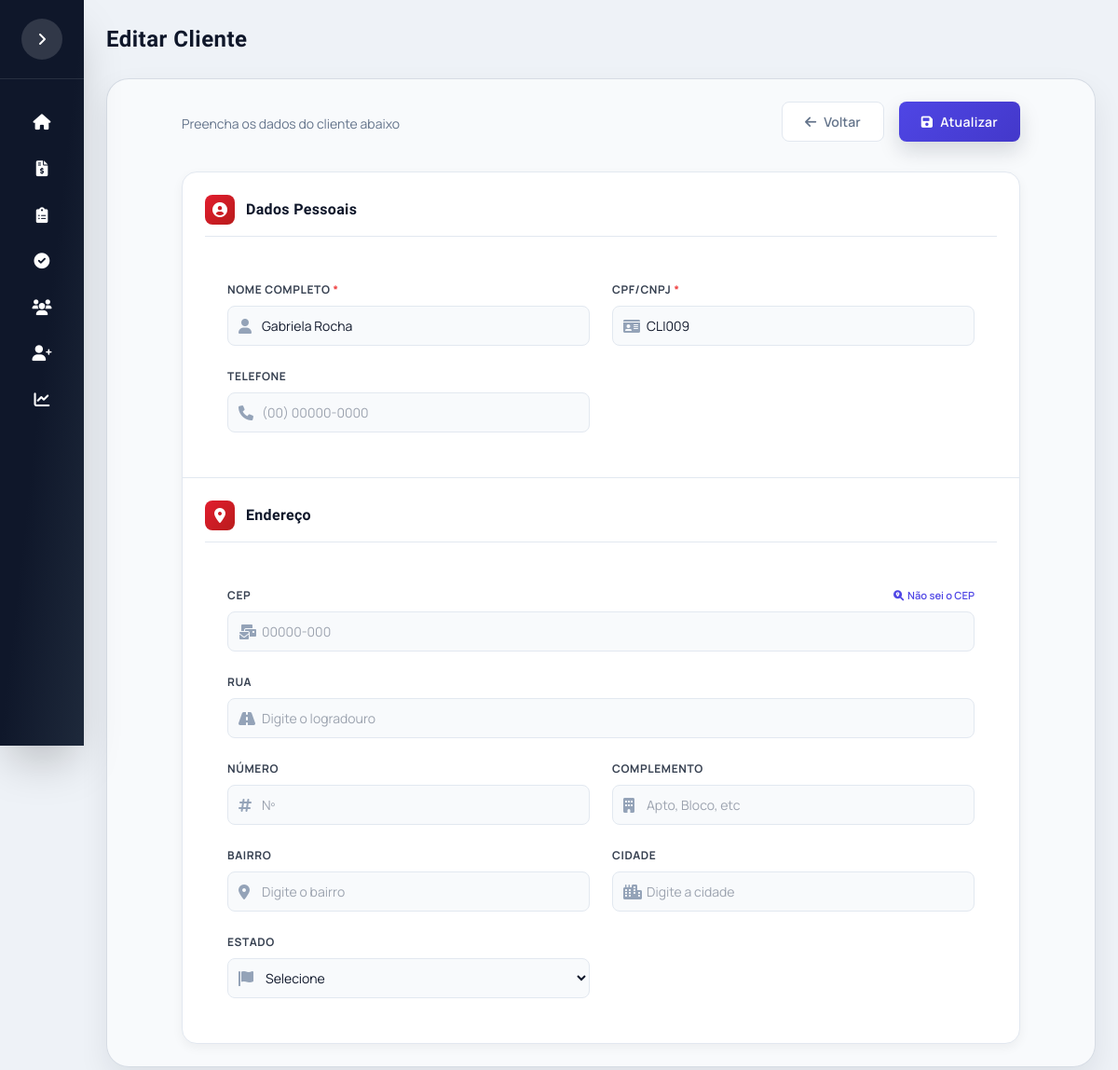
The page /editar/9 on the database as committed earlier.
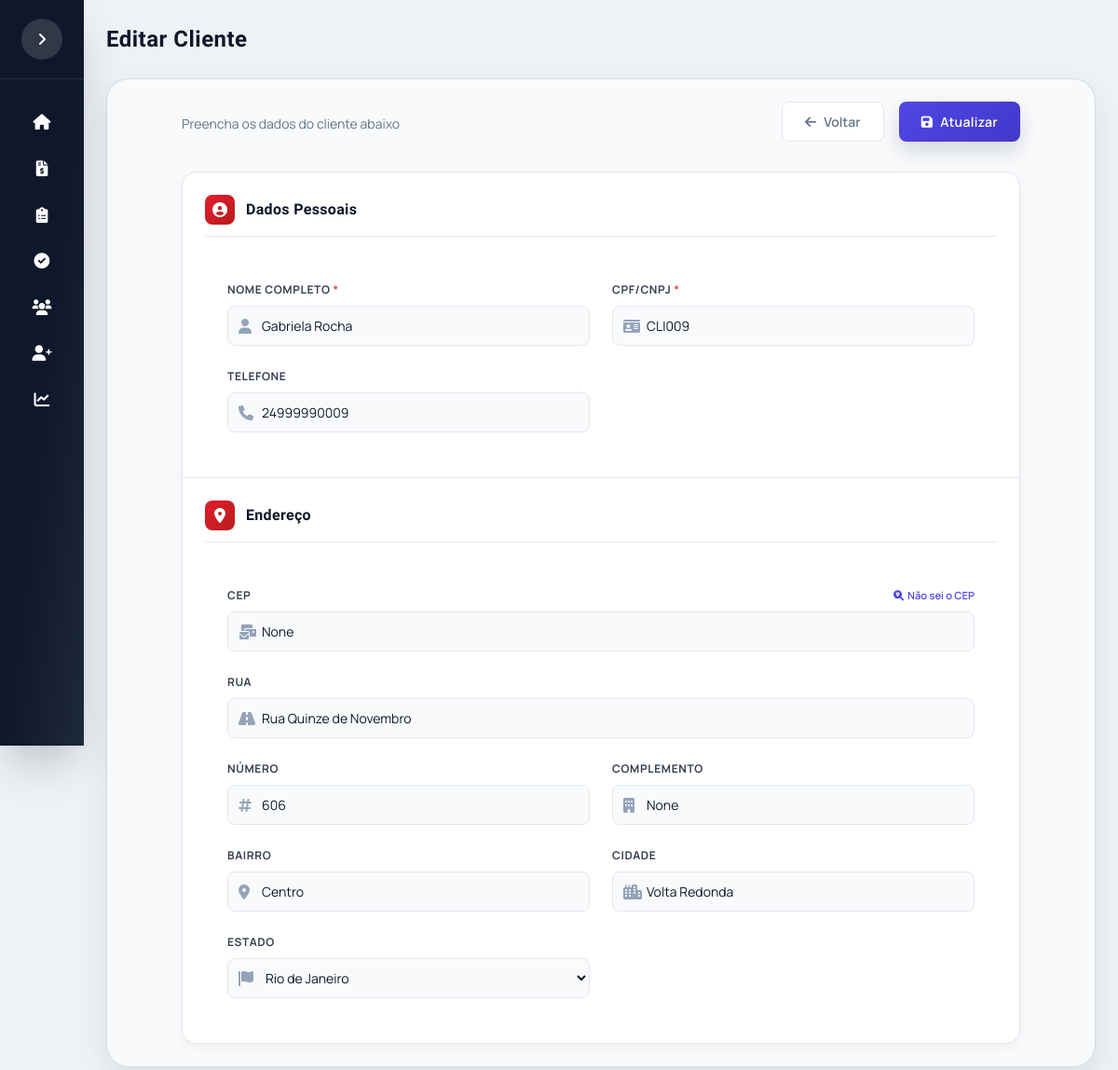
The same page on the database as committed later.
### app/models.py (models this page shows)
class TelefoneCliente(db.Model):
    __tablename__ = "telefones_cliente"
    id_telefone = db.Column(db.Integer, primary_key=True, autoincrement=True)
    id_cliente = db.Column(db.Integer, db.ForeignKey("clientes.id_cliente"), nullable=False)
    telefone = db.Column(db.String(20), nullable=False)

class EnderecoCliente(db.Model):
    __tablename__ = "enderecos_cliente"
    id_endereco = db.Column(db.Integer, primary_key=True, autoincrement=True)
    id_cliente = db.Column(db.Integer, db.ForeignKey("clientes.id_cliente"), nullable=False)
    rua = db.Column(db.String(150))
    numero = db.Column(db.String(10))
    bairro = db.Column(db.String(100))
    cidade = db.Column(db.String(100))
    estado = db.Column(db.String(2))
    cep = db.Column(db.String(8))
    complemento = db.Column(db.String(100))

### app/routes.py (the view)
@main.route("/editar/<int:id_cliente>")
def editar_cliente(id_cliente):
    cliente = Cliente.query.get_or_404(id_cliente)
    return render_template(
        "form_cliente.html",
        titulo="Editar Cliente",
        botao="Atualizar",
        acao="main.atualizar_cliente",
        cliente=cliente
    )

### templates/form_cliente.html (shortened to what the changed rows need)
{% extends "base.html" %}
{% block content %}
<div class="cliente-form-container">
    <div class="form-card-principal">
        <form id="formCliente" method="POST" action="
            {%- if acao == 'main.salvar_cliente' -%}
                {{ url_for('main.salvar_cliente') }}
            {%- else -%}
                {{ url_for('main.atualizar_cliente', id_cliente=cliente.id_cliente) }}
            {%- endif -%}
        ">
            <div class="form-section">
                <div class="form-grid">
                    <div class="input-group">
                        <div class="input-icon">
                            <input type="text" id="telefone" name="telefone" class="form-input"
                                value="{{ cliente.telefones[0].telefone if cliente and cliente.telefones else '' }}"
                                placeholder="(00) 00000-0000">
                        </div>
                    </div>
                </div>
            </div>
            <div class="form-section">
                <div class="form-grid">
                    <div class="input-group full-width">
                        <div class="input-icon">
                            <input type="text" id="cep" name="cep" class="form-input"
                                value="{{ cliente.enderecos[0].cep if cliente and cliente.enderecos else '' }}"
                                placeholder="00000-000">
                        </div>
                    </div>
                    <div class="input-group full-width">
                        <div class="input-icon">
                            <input type="text" id="rua" name="rua" class="form-input"
                                value="{{ cliente.enderecos[0].rua if cliente and cliente.enderecos else '' }}"
                                placeholder="Digite o logradouro">
                        </div>
                    </div>
                    <div class="input-group">
                        <div class="input-icon">
                            <input type="text" id="numero" name="numero" class="form-input"
                                value="{{ cliente.enderecos[0].numero if cliente and cliente.enderecos else '' }}"
                                placeholder="Nº">
                        </div>
                    </div>
                    <div class="input-group">
                        <div class="input-icon">
                            <input type="text" id="complemento" name="complemento" class="form-input"
                                value="{{ cliente.enderecos[0].complemento if cliente and cliente.enderecos else '' }}"
                                placeholder="Apto, Bloco, etc">
                        </div>
                    </div>
                    <div class="input-group">
                        <div class="input-icon">
                            <input type="text" id="bairro" name="bairro" class="form-input"
                                value="{{ cliente.enderecos[0].bairro if cliente and cliente.enderecos else '' }}"
                                placeholder="Digite o bairro">
                        </div>
                    </div>
                    <div class="input-group">
                        <div class="input-icon">
                            <input type="text" id="cidade" name="cidade" class="form-input"
                                value="{{ cliente.enderecos[0].cidade if cliente and cliente.enderecos else '' }}"
                                placeholder="Digite a cidade">
                        </div>
                    </div>
                    <div class="input-group">
                        <div class="input-icon">
                            <select id="estado" name="estado" class="form-select">
                                <option value="">Selecione</option>
                                <option value="RJ" {% if cliente and cliente.enderecos and
                                    cliente.enderecos[0].estado=='RJ' %}selected{% endif %}>Rio de Janeiro</option>
                            </select>
                        </div>
                    </div>
                </div>
            </div>
        </form>
    </div>
</div>
{% endblock %}

Rows that differ between the two databases and show on the page:
added TelefoneCliente: telefone "24999990009"
added EnderecoCliente: cep "None", rua "Rua Quinze de Novembro", numero "606", complemento "None", bairro "Centro", cidade "Volta Redonda", estado "Rio de Janeiro"
Other text that changed with them:
form field estado: "Selecione" → (not shown)
